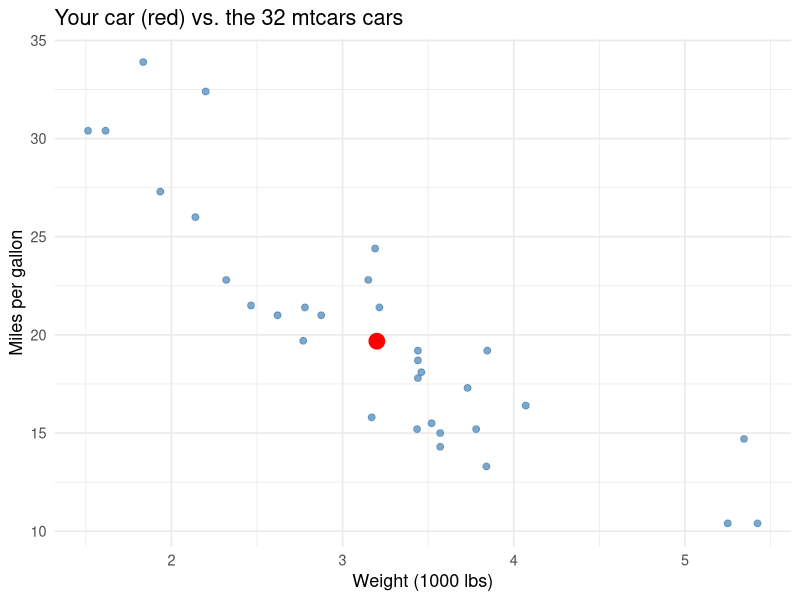

This chart was generated by the following R code:
## ---- chunk 1
knitr::opts_chunk$set(echo = TRUE, message = FALSE, warning = FALSE)
## ---- chunk 2
fit <- lm(mpg ~ wt + hp + factor(cyl) + factor(am), data = mtcars)
round(coef(fit), 2)
## ---- chunk 3
paste0("Adjusted R-squared: ", round(summary(fit)$adj.r.squared, 3))
## ---- chunk 4
newcar <- data.frame(wt = 3.2, hp = 150, cyl = 6, am = 1)
round(predict(fit, newcar), 1)
## ---- chunk 5
library(ggplot2)
newcar$mpg <- predict(fit, newcar)
ggplot(mtcars, aes(wt, mpg)) +
  geom_point(color = "steelblue", size = 2, alpha = 0.7) +
  geom_point(data = newcar, aes(wt, mpg), color = "red", size = 5) +
  labs(x = "Weight (1000 lbs)", y = "Miles per gallon",
       title = "Your car (red) vs. the 32 mtcars cars") +
  theme_minimal(base_size = 13)
